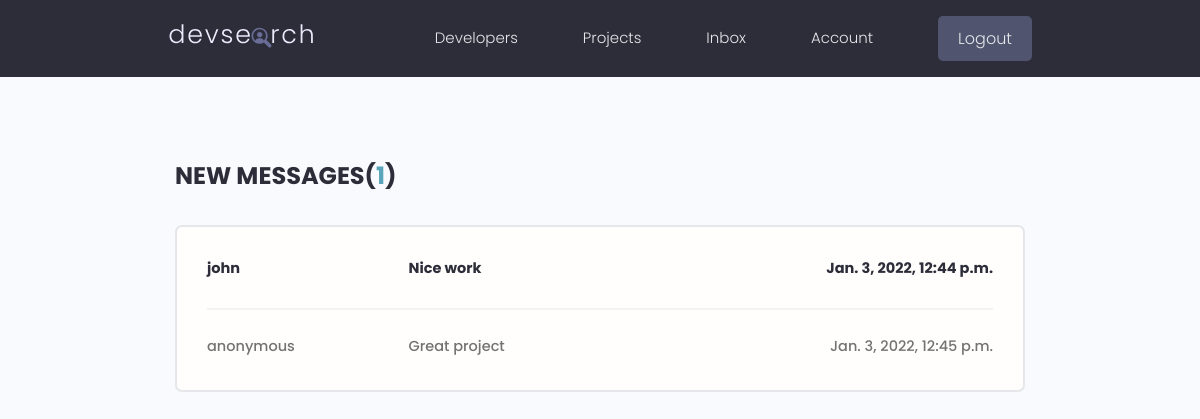
The app's page /inbox (signed in), older data.
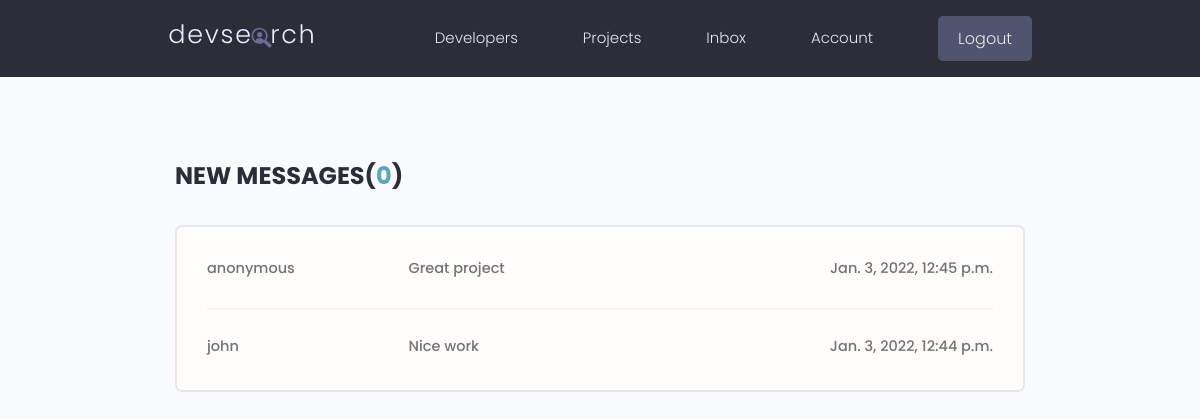
The same page, newer data.
### users/models.py (models this page shows, shortened)
class Message(models.Model):
    id = models.UUIDField(default=uuid.uuid4, unique=True, primary_key=True, editable=False)
    sender = models.ForeignKey(
        Profile, on_delete=models.SET_NULL, null=True, blank=True)
    recipient = models.ForeignKey(
        Profile, on_delete=models.CASCADE, related_name='received_messages')
    name = models.CharField(max_length=200, null=True, blank=True)
    email = models.EmailField(max_length=200, null=True, blank=True)
    subject = models.CharField(max_length=200, null=True, blank=True)
    body = models.TextField()
    is_read = models.BooleanField(default=False)
    created = models.DateTimeField(auto_now_add=True)
    class Meta:
        ordering = ['is_read', '-created']

### users/views.py (the view)
# urls.py: path("inbox", views.inbox, name="inbox"),
@login_required(login_url='login')
def inbox(request):
    received_messages = request.user.profile.received_messages.all()
    unread_messages = received_messages.filter(is_read=False).count()
    return render(request, 'users/inbox.html', {"received_messages": received_messages, "unread_messages": unread_messages})

### users/templates/users/inbox.html
{% extends 'base.html' %}
{% block content %}
<main class="inbox my-xl">
  <div class="content-box">
    <h3 class="inbox__title">New Messages(<span>{{unread_messages}}</span>)</h3>
    <ul class="messages">
      {% for message in received_messages %}
      {% if message.is_read == False %}
      <li class="message message--unread">
        {% else %}
      <li class="message">
        {% endif %}
        <a href="{% url 'message' message.id %}">
          <span class="message__author">{{message.name}}</span>
          <span class="message__subject">{{message.subject}}</span>
          <span class="message__date">{{message.created}}</span>
        </a>
      </li>
      {% endfor %}
    </ul>
  </div>
</main>
{% endblock content %}

Row changes from the older to the newer data that the page shows:
shown differently, row unchanged: Message "anonymous": moves up the list
changed Message "john": is_read False → True (drawn)
Text that changed along with them:
{{ unread_messages }}: "1" → "0"
